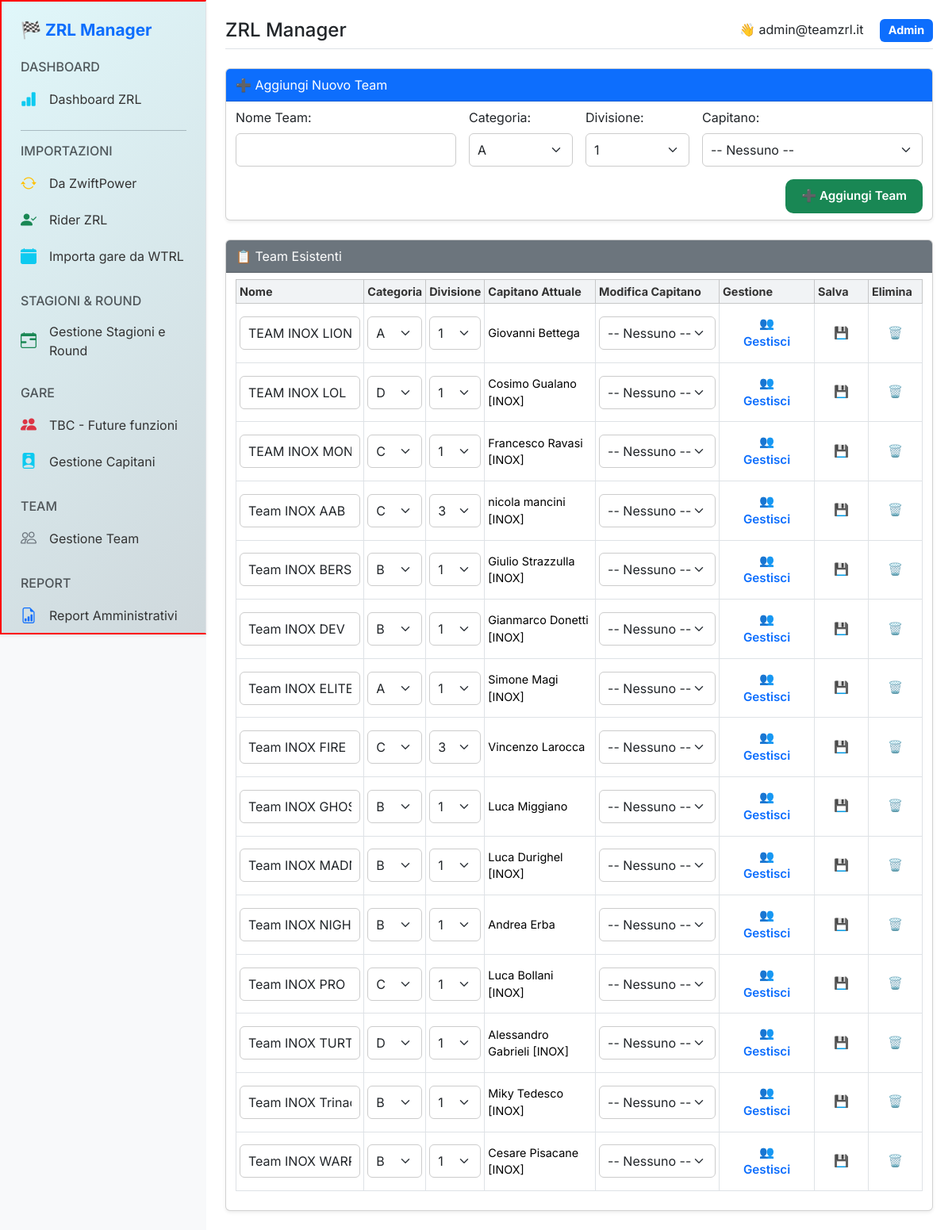
Page /admin/teams/manage (signed in) on the earlier database version.
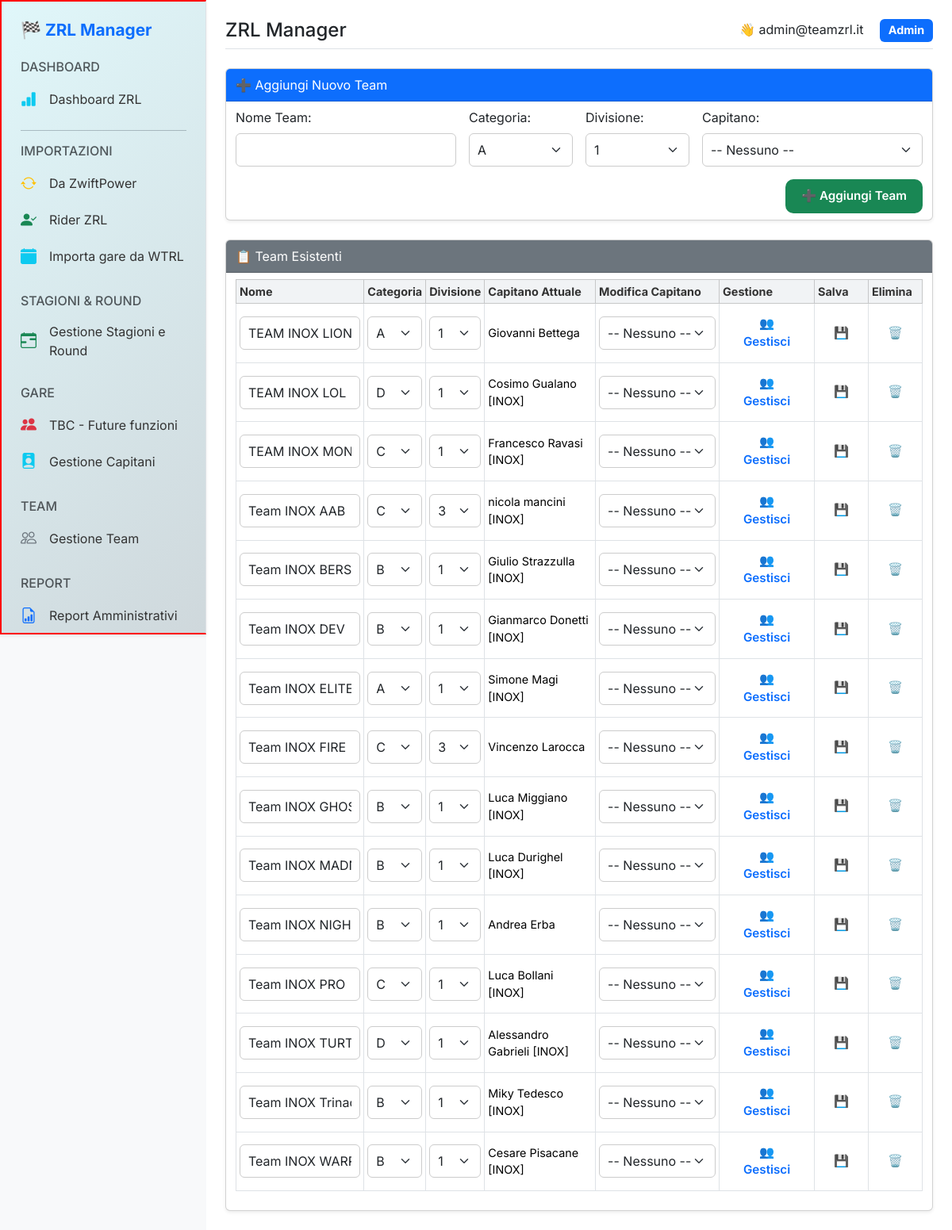
Same page on the later database version.
### tables this page shows
CREATE TABLE "teams" (
	"id"	INTEGER,
	"name"	TEXT NOT NULL,
	"category"	TEXT NOT NULL,
	"division"	TEXT NOT NULL,
	"captain_id"	TEXT, captain_zwift_id INTEGER,
	PRIMARY KEY("id")
);

CREATE TABLE riders (
    zwift_power_id TEXT PRIMARY KEY,
    name TEXT NOT NULL,
    category TEXT,
    ranking REAL,
    wkg_20min REAL,
    watt_20min REAL,
    wkg_15sec REAL,
    watt_15sec REAL,
    status TEXT,
    races INTEGER,
    weight REAL,
    ftp REAL,
    age INTEGER,
    available_zrl INTEGER DEFAULT 1,
    is_captain INTEGER DEFAULT 0,
    email TEXT,
    password TEXT,
    active INTEGER DEFAULT 1,
    profile_url TEXT,
    created_at TEXT,
    country TEXT
);

### blueprints/admin/routes/admin_teams.py (the view, shortened to what this page needs)
@admin_teams_bp.route("/manage", methods=["GET", "POST"])
@require_admin
def manage_teams():
    conn = get_zrl_db()
    conn.row_factory = sqlite3.Row
    cur = conn.cursor()
    teams = cur.execute("""
        SELECT t.*, r.name AS captain_name
        FROM teams t
        LEFT JOIN riders r ON t.captain_zwift_id = r.zwift_power_id
        ORDER BY t.name
    """).fetchall()
    riders = cur.execute("""
        SELECT r.zwift_power_id, r.name
        FROM riders r
        JOIN captains c ON r.zwift_power_id = c.zwift_power_id
        WHERE r.active = 1
        ORDER BY r.name
    """).fetchall()
    conn.close()
    return render_template("admin/manage_teams.html", teams=teams, riders=riders)

### db.py (called while the page is built)
def _connect_db(db_path, attr_name):
    if has_app_context():
        if not hasattr(g, attr_name):
            conn = sqlite3.connect(db_path)
            conn.row_factory = sqlite3.Row
            setattr(g, attr_name, conn)
            logging.info(f"📂 Connessione Flask attiva → {db_path}")
        return getattr(g, attr_name)
    conn = sqlite3.connect(db_path)
    conn.row_factory = sqlite3.Row
    logging.info(f"📂 Connessione diretta → {db_path}")
    return conn

def get_zrl_db():
    return _connect_db(ZRL_DB_PATH, "zrl_db")

### templates/admin/manage_teams.html (shortened to what this page needs)
{% extends "base.html" %}
{% block content %}
<div class="card shadow-sm mb-4">
  <div class="card-header bg-primary text-white">➕ Aggiungi Nuovo Team</div>
  <div class="card-body">
    <form method="POST" action="{{ url_for('admin_teams.manage_teams') }}">
      <div class="row g-3">
        <div class="col-md-4">
          <label for="name" class="form-label">Nome Team:</label>
          <input type="text" name="name" id="name" class="form-control" required>
        </div>
        <div class="col-md-2">
          <label for="category" class="form-label">Categoria:</label>
          <select name="category" id="category" class="form-select" required>
            {% for cat in ['A', 'B', 'C', 'D'] %}
              <option value="{{ cat }}">{{ cat }}</option>
            {% endfor %}
          </select>
        </div>
        <div class="col-md-2">
          <label for="division" class="form-label">Divisione:</label>
          <select name="division" id="division" class="form-select" required>
            {% for div in ['1', '2', '3'] %}
              <option value="{{ div }}">{{ div }}</option>
            {% endfor %}
          </select>
        </div>
        <div class="col-md-4">
          <label for="captain_id" class="form-label">Capitano:</label>
          <select name="captain_id" id="captain_id" class="form-select">
            <option value="">-- Nessuno --</option>
          </select>
        </div>
      </div>
      <div class="text-end mt-3">
        <button type="submit" class="btn btn-success">➕ Aggiungi Team</button>
      </div>
    </form>
  </div>
</div>
<div class="card shadow-sm">
  <div class="card-header bg-secondary text-white">📋 Team Esistenti</div>
  <div class="card-body">
    <table class="table table-bordered table-sm align-middle">
      <thead class="table-light">
        <tr>
          <th>Nome</th>
          <th>Categoria</th>
          <th>Divisione</th>
          <th>Capitano Attuale</th>
          <th>Modifica Capitano</th>
          <th>Gestione</th>
          <th>Salva</th>
          <th>Elimina</th>
        </tr>
      </thead>
      <tbody>
        {% for team in teams %}
        <tr>
          <form method="POST" action="{{ url_for('admin_teams.manage_teams') }}">
            <td><input type="text" name="name" value="{{ team.name }}" class="form-control" required></td>
            <td>
              <select name="category" class="form-select" required>
                {% for cat in ['A', 'B', 'C', 'D'] %}
                  <option value="{{ cat }}" {% if team.category == cat %}selected{% endif %}>{{ cat }}</option>
                {% endfor %}
              </select>
            </td>
            <td>
              <select name="division" class="form-select" required>
                {% for div in ['1', '2', '3'] %}
                  <option value="{{ div }}" {% if team.division == div %}selected{% endif %}>{{ div }}</option>
                {% endfor %}
              </select>
            </td>
            <td>{{ team.captain_name or '—' }}</td>
            <td>
              <select name="captain_id" class="form-select">
                <option value="">-- Nessuno --</option>
              </select>
            </td>
            <td>
              <a href="{{ url_for('admin_teams.manage_team_members', team_id=team.id) }}"
                 class="btn btn-outline-primary btn-sm">👥 Gestisci</a>
            </td>
            <td>
              <button type="submit" class="btn btn-outline-success btn-sm">💾</button>
            </td>
          </form>
          <td>
            <form method="POST" action="{{ url_for('admin_teams.manage_teams') }}"
                  onsubmit="return confirm('Eliminare il team {{ team.name }}?');">
              <button type="submit" class="btn btn-outline-danger btn-sm">🗑️</button>
            </form>
          </td>
        </tr>
        {% endfor %}
      </tbody>
    </table>
  </div>
</div>
{% endblock %}

### templates/base.html (shortened to what this page needs)
<!DOCTYPE html>
<html lang="it">
<head>
  <link href="https://cdn.jsdelivr.net/npm/bootstrap@5.3.2/dist/css/bootstrap.min.css" rel="stylesheet">
  <link href="https://cdn.jsdelivr.net/npm/bootstrap-icons@1.10.5/font/bootstrap-icons.css" rel="stylesheet">
  <link rel="stylesheet" href="{{ url_for('static', filename='css/style.css') }}">
  <link rel="stylesheet" href="{{ url_for('static', filename='css/custom.css') }}">
</head>
<body class="{% if session.get('user_id') and session.get('user_role') %}has-sidebar{% endif %}">
{% set role = session.get('user_role') %}
{% if session.get('user_id') and role %}
  {% include 'partials/admin_sidebar.html' %}
{% endif %}
<div class="main-content p-4">
  <header class="d-flex justify-content-between align-items-center mb-4">
    <div class="d-flex align-items-center gap-2">
      <h1 class="h4 m-0">{{ page_title or "ZRL Manager" }}</h1>
    </div>
    <div class="text-end">
      {% if session.get('user_email') %}
        <span class="me-3 d-none d-sm-inline">👋 {{ session.get('user_email') }}</span>
      {% endif %}
      {% if role %}
        <span class="badge bg-primary">{{ role|capitalize }}</span>
      {% endif %}
    </div>
  </header>
  {% block content %}{% endblock %}
</div>
</body>
</html>

### templates/partials/admin_sidebar.html (shortened to what this page needs)
<aside class="sidebar bg-white p-4 border-end shadow-sm d-none d-md-block"
       style="width: 260px; min-height: 100vh; overflow-y: auto; position: fixed; left: 0; top: 0;">
  <h2 class="mb-4 text-primary fw-bold">🏁 ZRL Manager</h2>
  <h6 class="text-muted text-uppercase">Dashboard</h6>
  <a href="{{ url_for('admin_panel.admin_dashboard') }}"
     class="nav-link d-flex align-items-center gap-3 py-2 {% if request.endpoint == 'admin_panel.admin_dashboard' %}active fw-bold text-primary{% endif %}">
    <i class="bi bi-bar-chart-fill text-info fs-5"></i> Dashboard ZRL
  </a>
  <hr>
  <h6 class="text-muted text-uppercase">Importazioni</h6>
  <a href="{{ url_for('scrape.scrape') }}" class="nav-link d-flex align-items-center gap-3 py-2">
    <i class="bi bi-arrow-repeat text-warning fs-5"></i> Da ZwiftPower
  </a>
  <a href="{{ url_for('admin_import_riders.import_zrl_riders') }}" class="nav-link d-flex align-items-center gap-3 py-2">
    <i class="bi bi-person-check-fill text-success fs-5"></i> Rider ZRL
  </a>
  <a href="{{ url_for('import_wtrl.import_wtrl_races') }}" class="nav-link d-flex align-items-center gap-3 py-2">
    <i class="bi bi-calendar-fill text-info fs-5"></i> Importa gare da WTRL
  </a>
  <h6 class="text-muted text-uppercase mt-4">Stagioni & Round</h6>
  <a href="{{ url_for('admin_races.import_races') }}" class="nav-link d-flex align-items-center gap-3 py-2">
    <i class="bi bi-calendar-range text-success fs-5"></i> Gestione Stagioni e Round
  </a>
  <h6 class="text-muted text-uppercase mt-4">Gare</h6>
  <a href="#" class="nav-link d-flex align-items-center gap-3 py-2 disabled">
    <i class="bi bi-people-fill text-danger fs-5"></i> TBC - Future funzioni
  </a>
  <a href="{{ url_for('admin_races.manage_captains') }}" class="nav-link d-flex align-items-center gap-3 py-2">
    <i class="bi bi-person-badge-fill text-info fs-5"></i> Gestione Capitani
  </a>
  <h6 class="text-muted text-uppercase mt-4">Team</h6>
  <a href="{{ url_for('admin_teams.manage_teams') }}" class="nav-link d-flex align-items-center gap-3 py-2">
    <i class="bi bi-people text-secondary fs-5"></i> Gestione Team
  </a>
  <h6 class="text-muted text-uppercase mt-4">Report</h6>
  <a href="{{ url_for('admin_reports.index') }}"
   class="nav-link d-flex align-items-center gap-3 py-2 {% if 'admin_reports' in request.endpoint %}active fw-bold text-primary{% endif %}">
    <i class="bi bi-file-earmark-bar-graph text-primary fs-5"></i> Report Amministrativi
</a>
</aside>

### static/css/style.css (style rules this page uses)
* { box-sizing: border-box; margin: 0; padding: 0; }
body { font-family: 'Inter', sans-serif; background-color: #f5f7fa; color: #333; min-height: 100vh; }
.sidebar { position: fixed; top: 0; left: 0; width: 240px; height: 100vh; padding: 30px 20px; background: linear-gradient(135deg, #e0f7fa, #cfd8dc); color: #0d1b2a; z-index: 100; overflow-y: auto; }
.main-content { margin-left: 240px; flex: 1; display: flex; flex-direction: column; }
input[type="text"], input[type="number"], select, .form-input, .form-select { width: 100%; padding: 8px 10px; font-size: 1rem; border-radius: 6px; border: 1px solid #ccc; background-color: #fff; transition: all 0.2s ease; }
.btn { padding: 10px 20px; font-size: 0.95rem; font-weight: 600; border-radius: 8px; border: none; cursor: pointer; transition: all 0.2s ease; }
.card-header, .card-body { padding: 0.5rem 0.75rem; }

### static/css/custom.css (style rules this page uses)
body { font-family: 'Inter', sans-serif; background-color: #f8f9fa; color: #212529; }
a { text-decoration: none; }
.sidebar { border: 2px solid red; }
.sidebar { position: sticky; top: 0; height: 100vh; overflow-y: auto; transition: all 0.3s ease-in-out; }
.sidebar h2 { font-size: 1.3rem; }
.sidebar .nav-link { color: #333; border-radius: 8px; transition: all 0.2s ease-in-out; }
.main-content { overflow-x: hidden; background-color: #ffffff; min-height: 100vh; }
header { border-bottom: 1px solid #dee2e6; padding-bottom: 0.5rem; }
header .badge { font-size: 0.9rem; padding: 0.5em 0.75em; }
.table { font-size: 0.9rem; }
.table thead th { background-color: #f1f3f5; color: #333; }
.btn { border-radius: 10px; }

### templates/base.html (style rules this page uses)
body { font-family: 'Inter', sans-serif; }
.main-content { flex: 1; display: flex; flex-direction: column; margin-left: 0; transition: margin-left 0.3s; }
body.has-sidebar .main-content { margin-left: 260px; }

Differences in the rows shown:
changed through a linked row, teams "Team INOX GHOST": name "Luca Miggiano" → "Luca Miggiano [INOX]"
